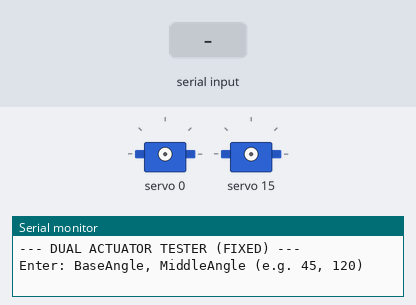
Bench run of a sketch on a simulated Arduino Uno, built with avr-gcc and run on an emulated ATmega328P. Shown: 2 × servo, the last lines printed to the serial monitor. The test bench sets the inputs (shaded band).

Above: at 1.2 s.
1.3 s: "90,45\n" received over Serial
2.8 s: "30,150\n" received over Serial
At 3.1 s:
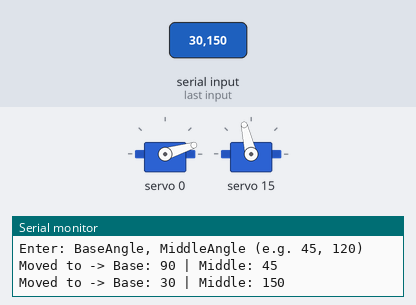
4.3 s: "5\n" received over Serial
At 6.0 s:
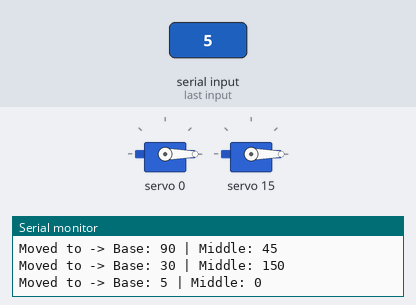
6.8 s: "90\n" received over Serial
At 9.0 s:
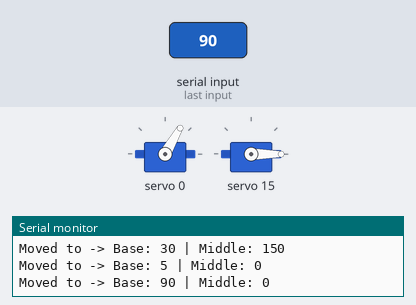
9.3 s: "200\n" received over Serial
At 11.1 s:
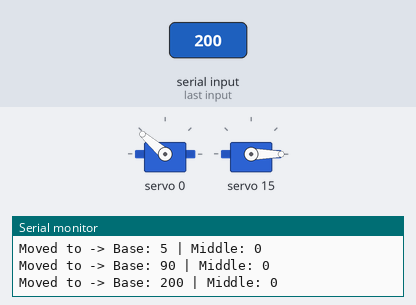
11.8 s: "1,90\n" received over Serial
At 12.3 s:
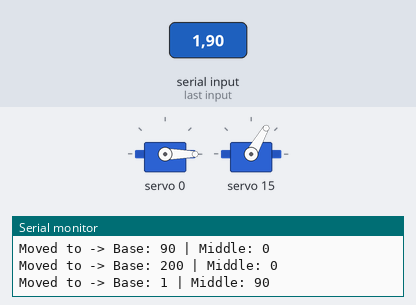
Timing chart, 0 to 14.3 s (numbered marks = the images above; inputs shaded):
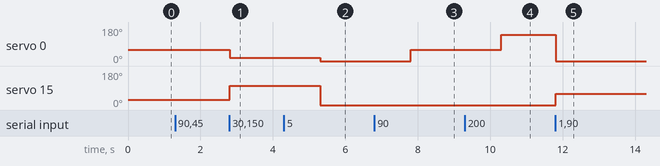

The sketch:

Servo_Testing.ino
```cpp
#include <Wire.h>
#include <Adafruit_PWMServoDriver.h>

Adafruit_PWMServoDriver pwm = Adafruit_PWMServoDriver();

// --- CONFIGURATION ---
const int PIN_BASE = 0;
const int PIN_MIDDLE = 15;

// --- 270 DEGREE SERVO SETTINGS ---
#define SERVOMIN  102
#define SERVOMAX  512
#define SERVO_FREQ 50

void setup() {
  Serial.begin(9600);
  Serial.println("--- DUAL ACTUATOR TESTER (FIXED) ---");
  Serial.println("Enter: BaseAngle, MiddleAngle (e.g. 45, 120)");

  pwm.begin();
  pwm.setOscillatorFrequency(27000000);
  pwm.setPWMFreq(SERVO_FREQ);

  delay(10);
}

void loop() {
  if (Serial.available() > 0) {
    // peek() looks at the next character without removing it
    // If the next character is not a number (like a newline), we discard it.
    char c = Serial.peek();

    if (!(c >= '0' && c <= '9') && c != '-') {
      Serial.read(); // Discard garbage (newlines, spaces)
      return;        // Restart loop
    }

    // Only try to parse if we are sure there is a number
    int base_angle = Serial.parseInt();
    int mid_angle = Serial.parseInt();

    // Only move if we actually got two valid updates (parseInt defaults to 0 on timeout)
    // We check if the input was actually valid (not just a timeout zero)
    if (Serial.read() == '\n' || true) { // simple flush trigger
       // Safety Check
       if (base_angle >= 0 && base_angle <= 270 && mid_angle >= 0 && mid_angle <= 270) {
         moveDualServos(base_angle, mid_angle);
       }
       // Note: We don't print "Error" here for 0,0 cases caused by timeouts to keep the monitor clean
    }
  }
}

void moveDualServos(int base, int mid) {
  int pulse1 = map(base, 0, 270, SERVOMIN, SERVOMAX);
  int pulse2 = map(mid, 0, 270, SERVOMIN, SERVOMAX);

  pwm.setPWM(PIN_BASE, 0, pulse1);
  pwm.setPWM(PIN_MIDDLE, 0, pulse2);

  Serial.print("Moved to -> Base: ");
  Serial.print(base);
  Serial.print(" | Middle: ");
  Serial.println(mid);
}
```

Measured:
- after the input at 2.8 s, servo 0: 60° → 17° at once; servo 15: 28° → 103° at once
- after the input at 4.3 s, servo 0: 17° → 0° after 1.0 s; servo 15: 103° → 0° after 1.0 s
- after the input at 6.8 s, servo 0: 0° → 60° after 1.0 s
- after the input at 9.3 s, servo 0: 60° → 139° after 1.0 s
- after the input at 11.8 s, servo 0: 139° → 0° at once; servo 15: 0° → 60° at once
